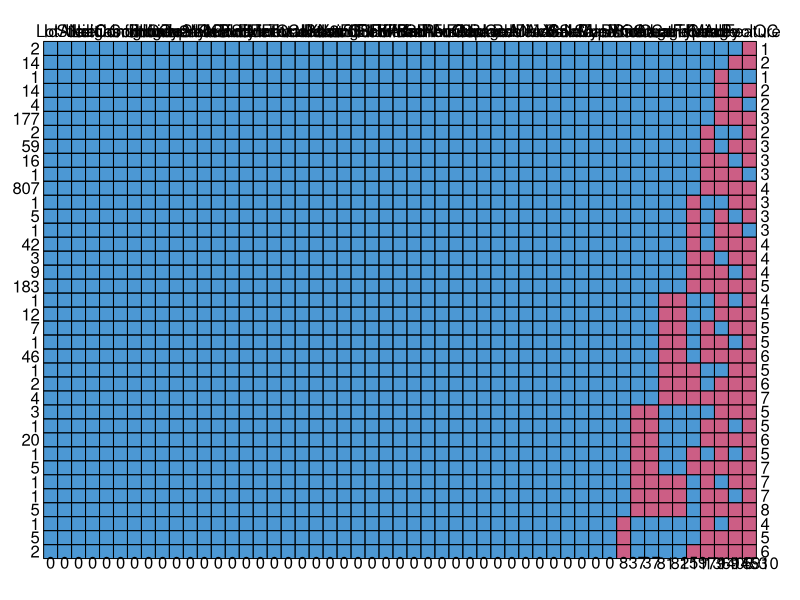
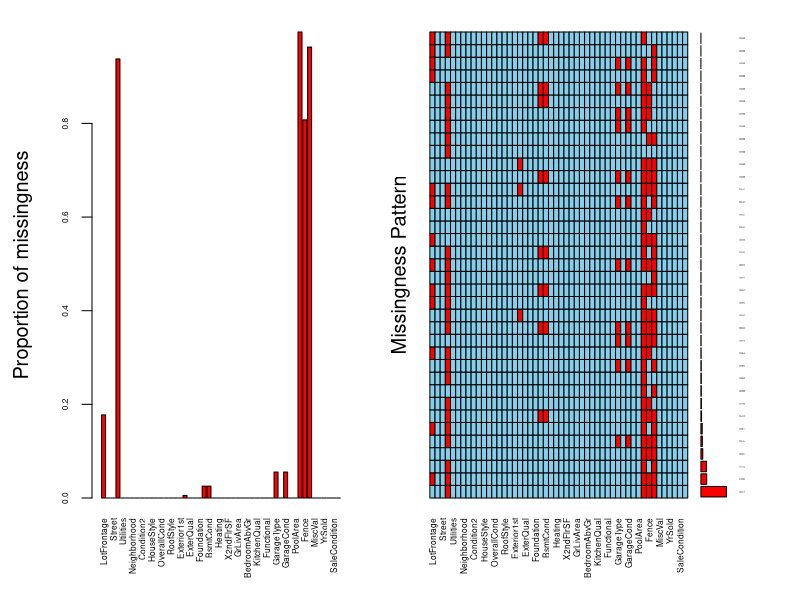

Recreate these plots in R, in order. (Note: this script raises an error after producing the figures.)
#Install Packages
#install.packages("corrplot") #v0.92 (under R version 4.2.2)
#install.packages("tidyverse")
#install.packages("dplyr")
#install.packages("VIM")
install.packages("magrittr")
library("magrittr")
library("VIM")
library("dplyr")
library("tidyverse")
library("corrplot")

# Load the dataset
data <- read.csv("house_data.csv")
attach(data)
# Viewing the first few rows of the dataset
head(data)
# Viewing the names of the variables
names(data)
#An overview of the dataset's structure
dim(data) 
str(data)
#Numerical summaries of the variables in the dataset
summary(data)


# Identifying and displaying numerical variables
num_var <- sapply(data, function(x) is.numeric(x))
dim(data[, num_var])
names(data[, num_var])

#checking for missing variables 
is.na(data)

install.packages("mice")
library(mice)
md.pattern(data) #We can see that only 10 variables have missing values(they have red boxes)
#No. of missing values in the data frame
sum(is.na(data))
#No. of missing values in each column of the data frame
missing_var<-sapply(data, function(x) sum(is.na(x)))
#Counting variables with missing values 
missing_counts <- colSums(is.na(data))
#Display names of variables with missing values 
missing_var_names <- names(missing_counts[missing_counts > 0])
missing_var_names


#GRadphical Description of Missing Data
#build function that counts missing values
count_nas <- function(data){
  
  variable_name_column <- c()
  number_missing_column <- c()
  
  for (i in 2:ncol(data)){
    variable_name <- colnames(data[i])
    number_missing <- sum(is.na(data[i]))
    variable_name_column <- c(variable_name_column,variable_name)
    number_missing_column <- c(number_missing_column,number_missing)
  }
  
  missing_table <- data.frame(variable_name_column,number_missing_column)
  missing_table <- missing_table %>% mutate(percentage=round(number_missing_column*100/nrow(data),2)) %>% arrange(desc(percentage))
  missing_table
}

#chart for missing values
aggr(data[-1], prop = T, numbers = T, cex.axis=.5, cex.numbers = 0.1,
     ylab=c("Proportion of missingness","Missingness Pattern"),
     labels=names(data[-1]))


###########################################
# Create a histogram of a variable using ggplot2
library(ggplot2)
ggplot(data, aes(x = variable)) + geom_histogram()

# Create a boxplot of a variable by group using ggplot2
ggplot(data, aes(x = group, y = variable)) + geom_boxplot()

# Add initial comments about the dataset
# For example, you may comment on the distribution of the variables, any outliers or missing values, and any interesting patterns or relationships that you observe.


#Correlation with SalePrice
numericVars <- which(sapply(data, is.numeric)) #index vector numeric variables
numericVarNames <- names(numericVars) #saving names vector for use later on
cat('There are', length(numericVars), 'numeric variables')
all_numVar <- data[, numericVars]
cor_numVar <- cor(all_numVar, use="pairwise.complete.obs") #correlations of all numeric variables


#sort on decreasing correlations with SalePrice
cor_sorted <- as.matrix(sort(cor_numVar[,'SalePrice'], decreasing = TRUE))
#select only high corelations
CorHigh <- names(which(apply(cor_sorted, 1, function(x) abs(x)>0.5)))
cor_numVar <- cor_numVar[CorHigh, CorHigh]

corrplot.mixed(cor_numVar, tl.col="black", tl.pos = "lt")


#########################
# QUESTION 2
#########################
#Group houses based on Overall condition
unique(data$OverallCond)

data$HouseCondition <- with(data, ifelse(OverallCond >6, "High",
                                         ifelse(OverallCond >3, "Midium", "Low")))
df <- data %>%
  select("OverallCond", "HouseCondition")

df
  
